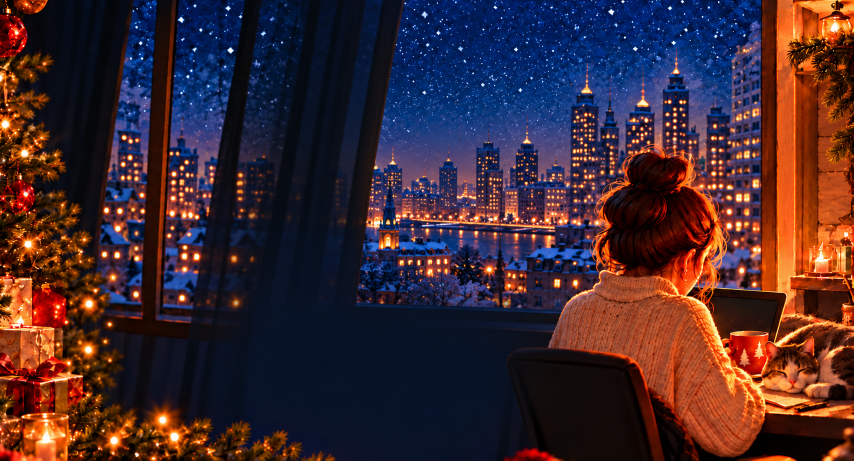
#> input picture assets/source-v2/bg_final.png, 1707 x 921 px (shown at 1/2 size)
$ python build_assets_v2.py
#> lines starting #> are read from the running program, lines starting #| are printed output that depends on the picture
"""Normalize only the new generated masters, never old inpainted layers."""
from pathlib import Path
import json, subprocess, sys, shutil
import cv2
import numpy as np
from PIL import Image, ImageDraw

ROOT=Path(__file__).resolve().parent.parent
SOURCE=ROOT/'assets'/'source-v2'
OUT=ROOT/'dist'/'assets'
SIZES={'bg_clean':(2560,1382),'bg_clean_mobile':(780,1400),
       'env_back_inner':(836,550),'env_pocket':(836,550),
       'flap_outer':(836,360),'flap_inner':(836,360),
       'seal':(224,224),'stamp':(360,390),'letter':(700,400),
       'glow_trails':(1200,800)}

def flap_points(scale=1):
    # Trace of the visible paper shoulders; tip sits behind the wax seal.
    points=[(0,0),(418,0),(417,15),(415,23),(410,29),
            (224,176),(220,179),(217,180),(213,178),
            (10,29),(5,24),(2,17)]
    return [(round(x*scale),round(y*scale)) for x,y in points]

def normalize_paper(im,name,size):
    """Map generated paper silhouette to a shared hinge, without edge gaps."""
    bbox=im.getchannel('A').point(lambda a:255 if a>32 else 0).getbbox()
    if bbox: im=im.crop(bbox)
    im=im.resize(size,Image.Resampling.LANCZOS)
    arr=np.array(im)
    w,h=size
    mask=Image.new('L',(w*4,h*4))
    pts=([(0,0),(434,304),(836,0),(836,550),(0,550)] if name=='env_pocket'
         else flap_points(2))
    ImageDraw.Draw(mask).polygon([(x*4,y*4) for x,y in pts],fill=255)
    mask=mask.resize(size,Image.Resampling.LANCZOS)
    target=np.array(mask)
    # Fill subpixel mismatches with the nearest generated opaque paper pixel,
    # avoiding transparent RGB fringes without blurring the paper itself.
    valid=(arr[:,:,3]>180).astype(np.uint8)
    _,indices=cv2.distanceTransformWithLabels(1-valid,cv2.DIST_L2,5,labelType=cv2.DIST_LABEL_PIXEL)
    colors=arr[:,:,:3][valid.astype(bool)]
    if len(colors):
        missing=(target>0)&(valid==0)
        arr[:,:,:3][missing]=colors[np.clip(indices[missing]-1,0,len(colors)-1)]
    arr[:,:,3]=target
    return Image.fromarray(arr)

def main():
    OUT.mkdir(parents=True,exist_ok=True)
    for name,size in SIZES.items():
        path=SOURCE/('bg_final.png' if name=='bg_clean' and (SOURCE/'bg_final.png').exists() else name+'.png')
        if not path.exists(): raise FileNotFoundError(path)
        im=Image.open(path).convert('RGBA')
        native=im.copy()
        if name in ('env_pocket','flap_outer','flap_inner'):
            im=normalize_paper(im,name,size)
        else: im=im.resize(size,Image.Resampling.LANCZOS)
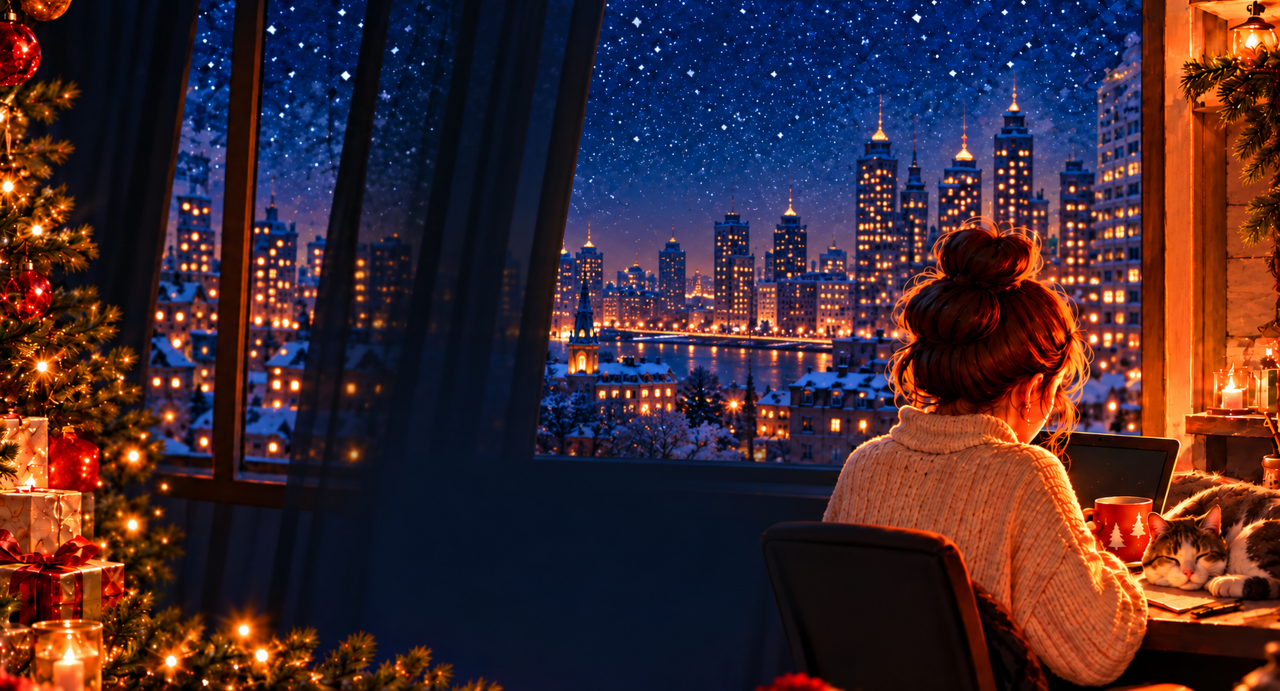
#> im: PIL image 2560x1382 RGBA (shown at 1/2 size); mean R, G, B, A 64.8, 40.5, 47.1, 255
        if name.startswith('bg_'): im=im.convert('RGB')
#> im: PIL image 2560x1382 RGB
        if name=='env_back_inner': im=im.convert('RGB')
        if name=='glow_trails':
            arr=np.array(im)
            # Glow does not need 256 noisy opacity levels. Quantize only alpha
            # to compress the overlay while preserving its high-res RGB detail.
            alpha=arr[:,:,3].astype(np.int16)
            arr[:,:,3]=np.clip(np.round(alpha/16)*16,0,255).astype(np.uint8)
            im=Image.fromarray(arr)
        im.save(ROOT/'assets'/(name+'.png'))
        quality=60 if name=='glow_trails' else (78 if name.startswith('bg_') else 82)
        if name=='bg_clean':
            # Retain the generator's native pixels for the web background;
            # resizing to a nominal 2x canvas cannot invent native detail.
            native.convert('RGB').save(OUT/(name+'.webp'),quality=95,method=6)
        else: im.save(OUT/(name+'.webp'),quality=quality,method=6)
#> pass 2 of the loop in main, `for name,size in SIZES.items():`:
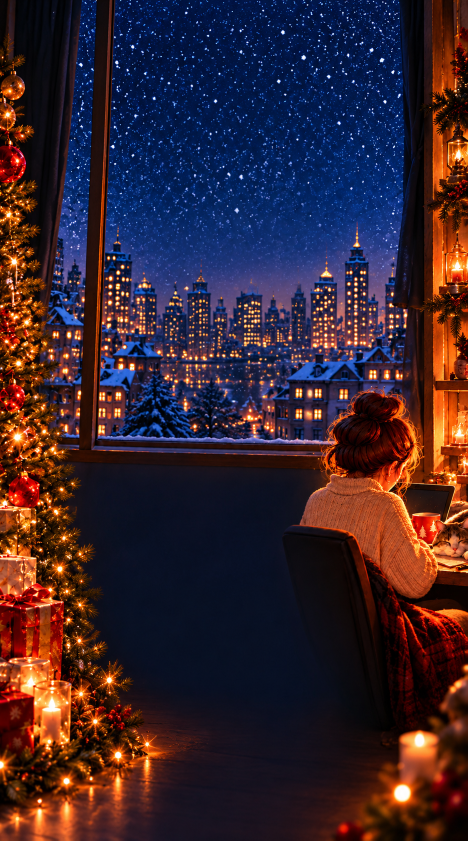
#> input picture assets/source-v2/bg_clean_mobile.png, 935 x 1681 px (shown at 1/2 size)
#> in main, `else: im=im.resize(size,Image.Resampling.LANCZOS)`:
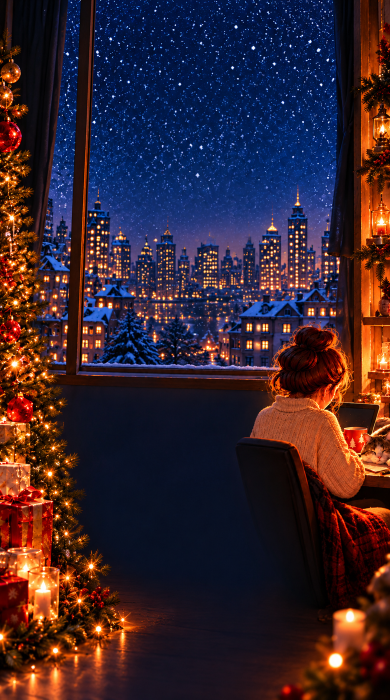
#> im: PIL image 780x1400 RGBA (shown at 1/2 size); mean R, G, B, A 56.4, 35.9, 45.6, 255
#> pass 3 of the loop in main, `for name,size in SIZES.items():`:
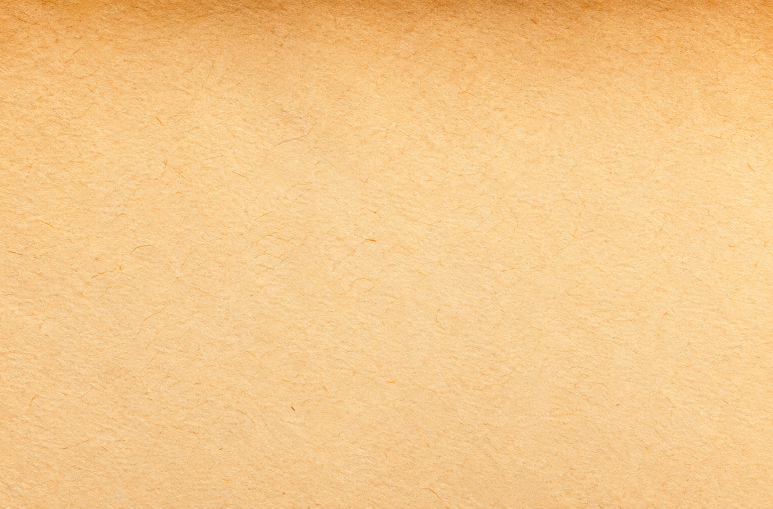
#> input picture assets/source-v2/env_back_inner.png, 1546 x 1017 px (shown at 1/2 size)
#> in main, `else: im=im.resize(size,Image.Resampling.LANCZOS)`:
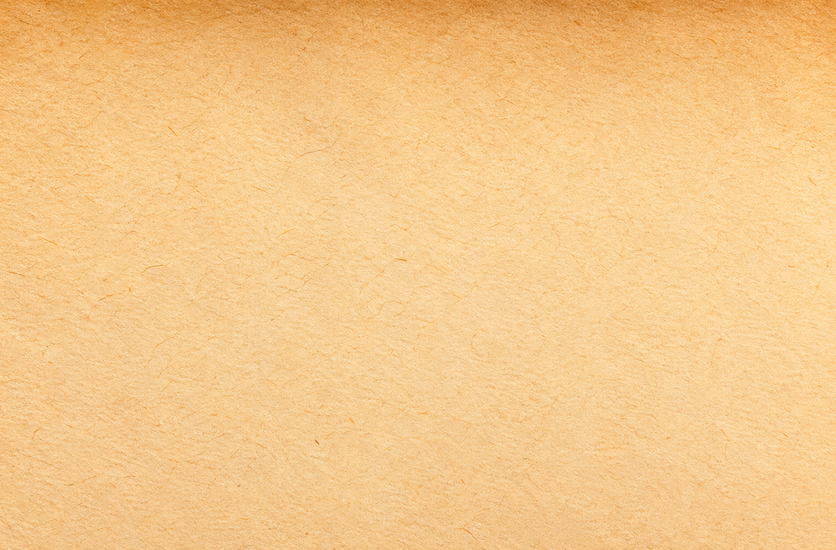
#> im: PIL image 836x550 RGBA; mean R, G, B, A 244.2, 199.4, 138.2, 255
#> the loop made 5 passes; the first 3 are shown
    if (SOURCE/'envelope_master.png').exists():
        subprocess.run([sys.executable,str(ROOT/'tools/split_envelope.py')],check=True)
    for path in OUT.glob('*.webp'):shutil.copy2(path,ROOT/'assets'/path.name)
    sizes={p.name:p.stat().st_size for p in OUT.glob('*.webp')}
    common=sum(v for k,v in sizes.items() if not k.startswith('bg_'))
    budget={'desktop':common+sizes['bg_clean.webp'],'mobile':common+sizes['bg_clean_mobile.webp'],'files':sizes}
    (ROOT/'qa').mkdir(exist_ok=True)
    (ROOT/'qa'/'asset-budget.json').write_text(json.dumps(budget,indent=2))
    print(json.dumps(budget))
    layers=[n for n in SIZES if not n.startswith('bg_')]
    sheet=Image.new('RGB',(840,180*len(layers)))
    for row,name in enumerate(layers):
        im=Image.open(ROOT/'assets'/(name+'.png')).convert('RGBA')
        im.thumbnail((400,148))
        for col,color in enumerate(('black','white')):
            tile=Image.new('RGBA',(420,180),color)
            tile.alpha_composite(im,((420-im.width)//2,25))
            ImageDraw.Draw(tile).text((8,5),name,fill='gray')
            sheet.paste(tile.convert('RGB'),(col*420,row*180))
    sheet.save(ROOT/'qa'/'alpha_edges.png')
    assert budget['desktop']<=1_200_000,budget
    assert budget['mobile']<=600_000,budget

#> (the run stopped early here; a loop or call above may not have finished)
